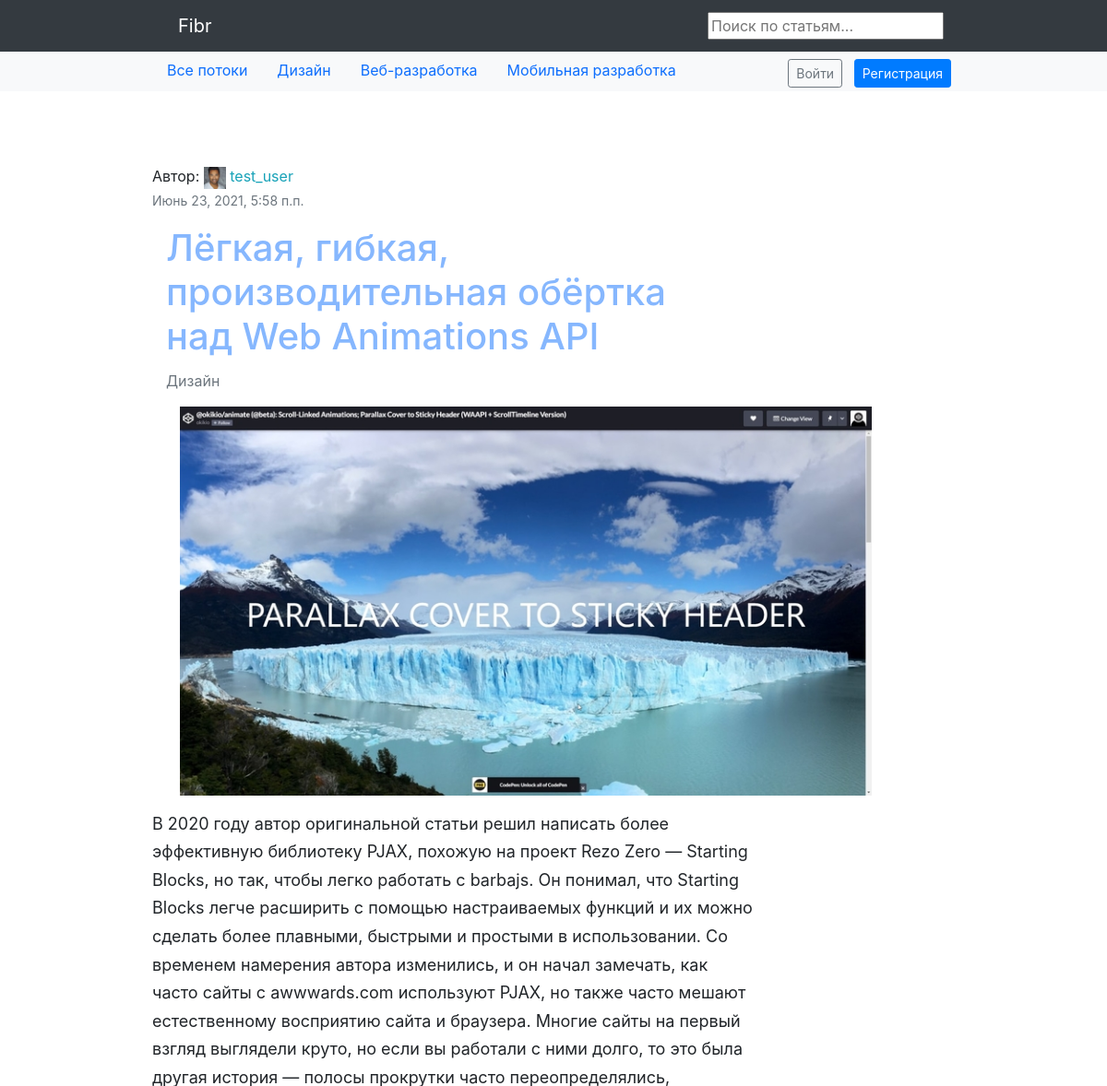
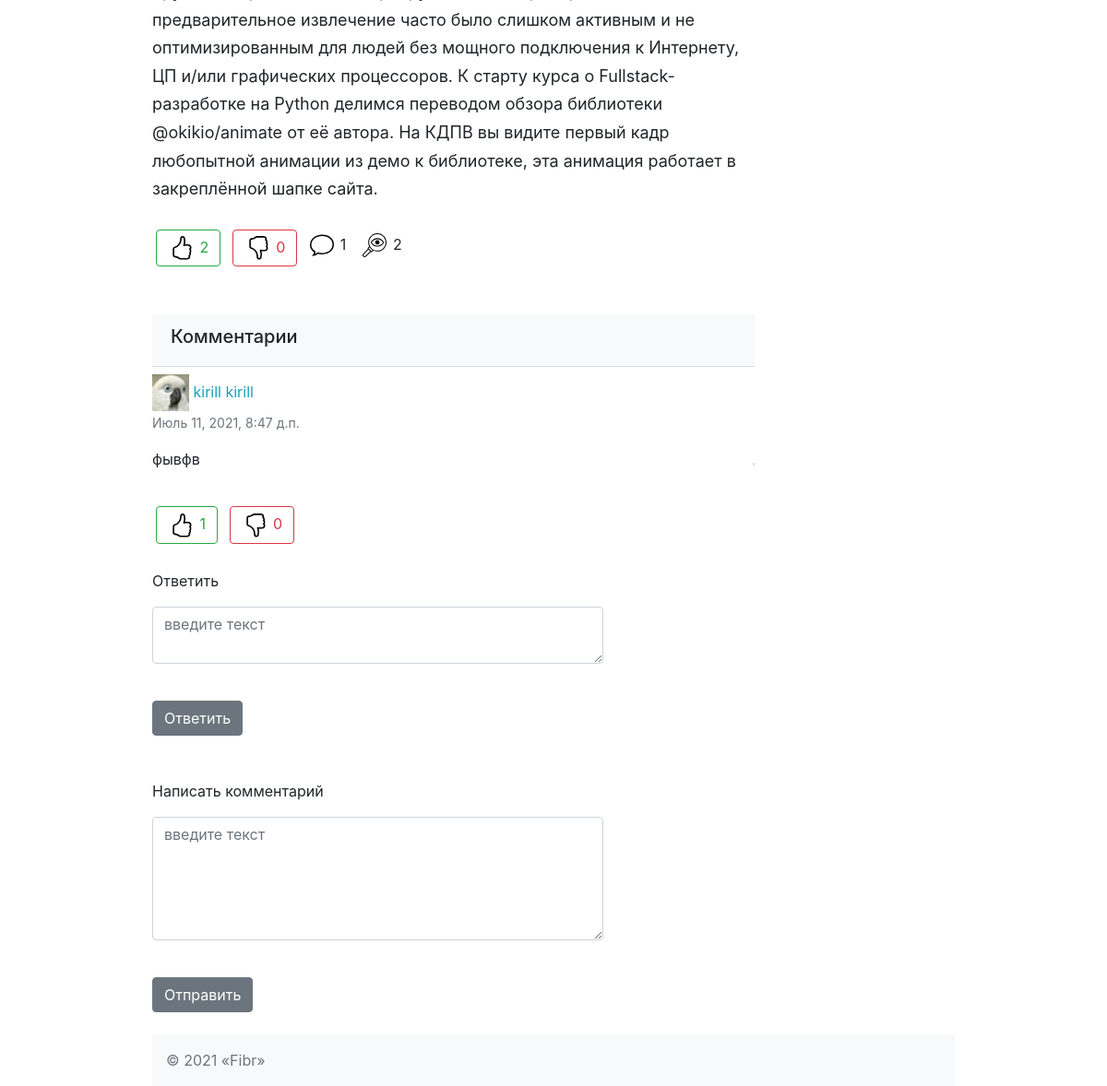
Screenshot of /article/7/ with the database file from the repository (2 pictures, top to bottom).
### hub/models.py (models this page shows)
class Topic(models.Model):
    name = models.CharField(max_length=64)
    short_description = models.TextField(blank=True)
    class Meta:
        verbose_name = 'Тематика'
        verbose_name_plural = 'Тематики'
    def __str__(self):
        return self.name

### article/models.py (models this page shows, shortened)
class Article(models.Model):
    user = models.ForeignKey(User, on_delete=models.CASCADE)
    topic = models.ForeignKey(Topic, on_delete=models.CASCADE, verbose_name='Раздел')
    title = models.CharField(max_length=64, unique=True, verbose_name='Название')
    content = models.TextField(blank=True, verbose_name='Статья')
    image = models.ImageField(upload_to='article_images', blank=True, verbose_name='Фото')
    is_active = models.BooleanField(default=True, verbose_name='Активна', db_index=True)
    is_published = models.BooleanField(default=False, verbose_name='Опубликовать', db_index=True)
    is_moderated = models.BooleanField(default=False, verbose_name='На модерацию', db_index=True)
    created_at = models.DateTimeField(auto_now_add=True)
    updated_at = models.DateTimeField(auto_now=True)
    moderate_comment = models.TextField(blank=True, verbose_name='Замечания модератора')
    class Meta:
        verbose_name = 'Статья'
        verbose_name_plural = 'Статьи'
    @staticmethod
    def get_moderated_articles():
        return Article.objects.filter(is_active=True, is_moderated=True)
    def get_total_likes(self):
        likes = Like.objects.filter(article=self, is_liked=True, is_for_comment=False)
        return len(likes)
    def get_total_dislikes(self):
        likes = Like.objects.filter(article=self, is_disliked=True, is_for_comment=False)
        return len(likes)
    def get_total_comments(self):
        comments = Comment.objects.filter(article=self)
        return len(comments)
    def get_total_views(self):
        article_views = ArticlesViews.objects.filter(article=self)
        return len(article_views)

class Comment(models.Model):
    user = models.ForeignKey(User, on_delete=models.CASCADE)
    article = models.ForeignKey(Article, on_delete=models.CASCADE)
    text = models.TextField(blank=True)
    created_at = models.DateTimeField(auto_now_add=True)
    updated_at = models.DateTimeField(auto_now=True)
    is_for_comment = models.BooleanField(default=False)
    @property
    def get_author_name(self):
        author_name = self.user.get_full_name()
        return author_name
    @property
    def get_author_avatar(self):
        author_avatar = self.user.image
        return author_avatar
    def get_total_likes(self):
        likes = CommentsLike.objects.filter(comment=self, is_liked=True)
        return len(likes)
    def get_total_dislikes(self):
        likes = CommentsLike.objects.filter(comment=self, is_disliked=True)
        return len(likes)
    @property
    def get_comments(self):
        comment_replies = CommentOnComment.objects.filter(comment=self)
        return comment_replies

### authapp/models.py (models this page shows, shortened)
class User(AbstractUser):
    image = models.ImageField(upload_to='users_avatars', blank=True, default='users_avatars/default.jpg')
    birthday = models.DateField(blank=True, null=True)
    is_moderator = models.BooleanField(default=False)
    def __str__(self):
        return self.username

### article/views.py (the view)
# urls.py: path('<int:pk>/', article.ArticleView.as_view(), name='article'),
class ArticleView(DetailView):
    model = Article
    template_name = 'article/article.html'
    def get_context_data(self, **kwargs):
        context = super().get_context_data(**kwargs)
        context['comments'] = Comment.objects.filter(article=self.kwargs.get('pk'), is_for_comment=False)
        return context
    def dispatch(self, *args, **kwargs):
        if self.request.user.is_authenticated:
            article = get_object_or_404(Article, pk=self.kwargs.get('pk'))
            article.view(user=self.request.user)
        return super().dispatch(*args, **kwargs)

### context_processor.py (called while the page is built)
def topic_list(request):
    return {"topic_list": Topic.objects.all()}

def moderated_article_count(self):
    return {'moderated_articles_count': Article.get_moderated_articles().count()}

### article/templates/article/article.html (shortened to what this page needs)
{% extends 'article/base.html' %}
{% load static %}
{% block content %}
{% load bootstrap4 %}
{% bootstrap_css %}
<div class="container w-75">
    <header class="accordion-header">
        Автор: <a href="{% url 'auth:user_info' article.user.pk %}" class="text-info" title="Автор публикации"
            style="text-decoration: none;">
            <img src="{{ article.user.image.url }}" width="24" height="24" class="img-fluid" alt="img">
            <span class="text">{{ article.user }}</span>
        </a>
        <p class="timelist text-muted"><small>{{ article.created_at }}</small></p>
    </header>
    <div class="col-sm-12 w-75">
        <h1 class="card-title text" style="color: #86b7fe; cursor: default">
            {{ article.title }}</h1>
        <p class="text-muted"> {{ article.topic }}
        </p>
        <div class="col-sm-4">{% if article.image %}
            <img src="{{ article.image.url }}" class="img-responsive" alt="img" width="750">
            {% endif %}
        </div>
    </div>
    <p class="text w-75 pt-3" style="line-height: 1.70;font-size: 18px;overflow-wrap: break-word;">
        {{ article.content | safe }}</p>
    <div class="panel-heading w-75 mt-4 d-flex justify-content-lg-start">
        <form action="{% url 'article:like_article' article.pk %}" method="POST">
            <button class="btn btn-outline-success m-1" type="submit" name="like_action" value="like">
                {{ article.get_total_likes }}</button>
            <button class="btn btn-outline-danger m-1" type="submit" name="like_action" value="dislike">
                {{ article.get_total_dislikes }}</button>
        </form>
        <div class="m-2">
            {{ article.get_total_comments }}</div>
        <div class="m-2">
            {{ article.get_total_views }}</div>
    </div>
    <div class="card-header mt-5 w-75 bg-light">
        <p class="h5"> Комментарии</p>
    </div>
    {% include 'article/includes/inc_comments.html' %}
    <form class="form" action="{% url 'article:comment_article' article.pk %}" method="POST">
        <div class="form-body">
            <div class="form-group">
                <label class="mt-4 w-75" for="review-desc-comment">Написать комментарий
                </label>
                <textarea class="form-control w-75 mt-2" id="review-desc-comment" name="text"
                    placeholder="введите текст" rows="5"></textarea>
            </div>
            <button class="btn btn-secondary mt-4 mb-4" type="submit">
                Отправить
            </button>
        </div>
    </form>
</div>
{% endblock %}

### mainapp/templates/mainapp/includes/inc_nav_menu.html (shortened to what this page needs)
<nav class="navbar navbar-expand-lg navbar-dark bg-dark">
    <div class="container w-75">
        <a class="navbar-brand px-lg-3" href="/">Fibr</a>
        <form action="{% url 'search:search_result'  %}" method="get">
            <input name="q" type="text" placeholder="Поиск по статьям...">
        </form>
    </div>
</nav>
<nav id="navbar_top" class="navbar-expand-md navbar-light bg-light">
    <div class="container d-flex justify-content-between w-75">
        <ul class="nav justify-content-center">
            <li class="nav-item">
                <a class="nav-link" href="/">Все потоки</a>
            </li>
            {% for topic in topic_list %}
            <li class="nav-item">
                <a class="nav-link" href="{% url 'hub:topic' topic.pk %}">
                    {{ topic.name }}
                </a>
            </li>
            {% endfor %}
        </ul>
        <ul class="nav">
            <li class="nav-item">
                <div class="d-grid gap-2 d-md-block mt-1">
                    {% if user.is_authenticated %}
                    <button class="btn btn-outline-secondary btn-sm my-0 m-1" type="button"
                        onclick="location.href='{% url 'auth:logout' %}'">
                        Выйти
                    </button>
                    {% else %}
                    <button class="btn btn-outline-secondary btn-sm my-0 m-1" type="button"
                        onclick="location.href='{% url 'auth:login' %}'">
                        Войти
                    </button>
                    <button class="btn btn-primary btn-sm my-0 m-1 " type="button"
                        onclick="location.href='{% url 'auth:register' %}'">Регистрация
                    </button>
                    {% endif %}
                </div>
            </li>
        </ul>
    </div>
</nav>

### article/templates/article/includes/inc_comments.html (shortened to what this page needs)
{% for comment in comments %}
<header class="accordion-header mt-2 w-75">
    <a href="{% url 'auth:user_info' comment.user.pk %}" class="text-info" title="Автор публикации"
        style="text-decoration: none;">
        <img src="/media/{{ comment.get_author_avatar }}" width="40" height="40" class="img-fluid" alt="img">
        <span class="text">{{ comment.get_author_name }}</span>
    </a>
    <p class="timelist text-muted"><small>{{ comment.created_at }}</small></p>
</header>
<div class="media-list media-bordered mt-2 w-75">
    <div class="media">
        <div class="media-body {% if comment.user.pk == article.user.pk %}bg-light text-primary{% endif %}">
            {{ comment.text }}
        </div>
        <hr style="border: 1px solid grey;">
    </div>
</div>
<div class="panel-heading w-75 mt-4">
    <form action="{% url 'article:like_comment' comment.pk %}" method="POST">
        <button class="btn btn-outline-success m-1" type="submit" name="like_action" value="like">
            {{ comment.get_total_likes }}</button>
        <button class="btn btn-outline-danger m-1" type="submit" name="like_action" value="dislike">
            {{ comment.get_total_dislikes }}</button>
    </form>
    <form class="form" action="{% url 'article:reply_comment' comment.pk %}" method="POST">
        <div class="form-body">
            <div class="form-group">
                <label class="mt-4 w-75" for="review-desc-comment">Ответить
                </label>
                <textarea class="form-control w-75 mt-2" id="review-desc-comment" name="text"
                    placeholder="введите текст" rows="2"></textarea>
            </div>
            <button class="btn btn-secondary mt-4 mb-4" type="submit">
                Ответить
            </button>
        </div>
    </form>
    {% endfor %}

### rows the page displays
Topic: name "Дизайн"
Topic: name "Веб-разработка"
Topic: name "Мобильная разработка"
Article: user.image (picture), user "test_user", created_at "Июнь 23, 2021, 5:58 п.п.", title "Лёгкая, гибкая, производительная обёртка над Web Animations API", topic "Дизайн", image (picture), content "В 2020 году автор оригинальной статьи решил написать более эффективную библиотеку PJAX, похожую на проект Rezo Zero — Starting Blocks, но так, чтобы легко работать с barbajs. Он понимал, что Starting Blocks легче расширить с помощью настраиваемых функций и их можно сделать более плавными, быстрыми и простыми в использовании. Со временем намерения автора изменились, и он начал замечать, как часто сайты с awwwards.com используют PJAX, но также часто мешают естественному восприятию сайта и браузера. Многие сайты на первый взгляд выглядели круто, но если вы работали с ними долго, то это была другая история — полосы прокрутки часто переопределялись, предварительное извлечение часто было слишком…", get_total_likes "2", get_total_dislikes "0", get_total_comments "1", get_total_views "2"
Comment: get_author_avatar (picture), get_author_name "kirill kirill", created_at "Июль 11, 2021, 8:47 д.п.", text "фывфв", get_total_likes "1", get_total_dislikes "0"
